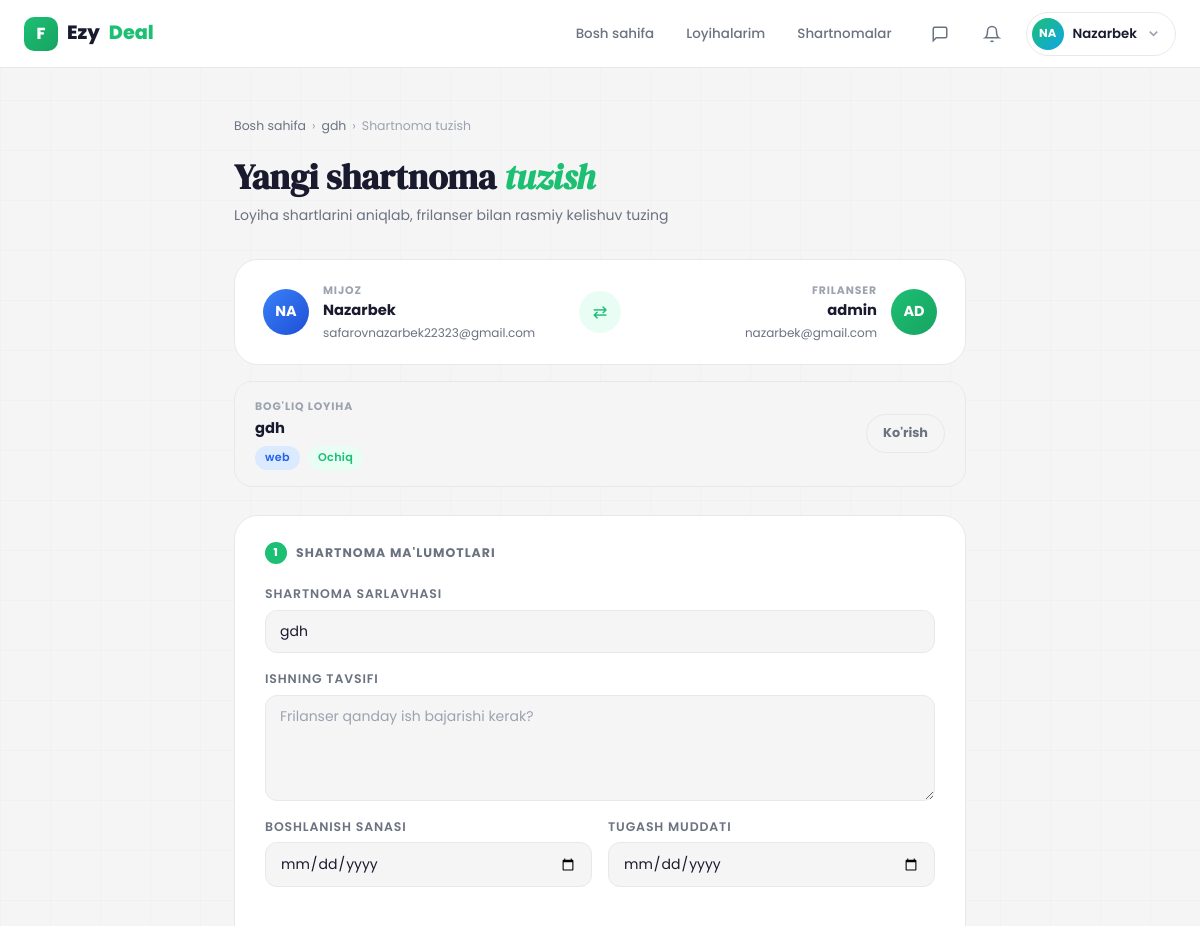
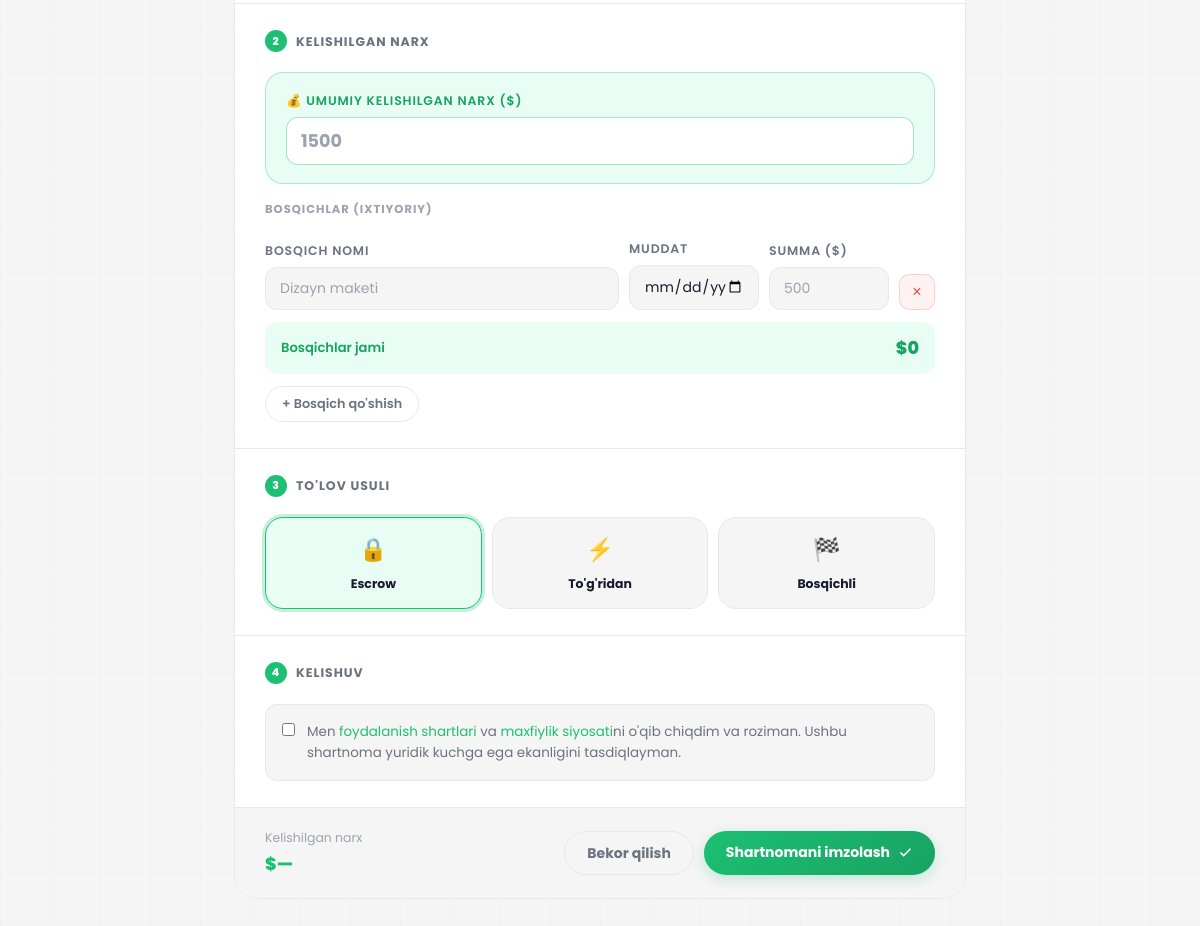
The page /contracts/create/6/6/ (signed in) on the database its author committed (2 pictures, top to bottom).
### Users/models.py (models this page shows, shortened)
class User(AbstractUser):
    ROLE_CHOICE = (
        (CLIENT, 'client'),
        (FREELANCER, 'freelancer'),
    )
    email = models.EmailField(unique=True)
    role = models.CharField(max_length=20, choices=ROLE_CHOICE)
    bio = models.TextField(blank=True, null=True)
    avatar = models.ImageField(upload_to='avatars/', blank=True, null=True)
    created_at = models.DateTimeField(auto_now_add=True)

### Projects/models.py (models this page shows, shortened)
class Project(models.Model):
    WEB = "web"
    DESIGN = "design"
    MOBILE = "mobile"
    WRITING = "writing"
    DATA = "data"
    AI = "ai"
    CATEGORY_CHOICES = [
        (WEB, "Web Development"),
        (DESIGN, "Design"),
        (MOBILE, "Mobile Development"),
        (WRITING, "Content Writing"),
        (DATA, "Data Science"),
        (AI, "AI / ML"),
    ]
    OPEN = "open"
    IN_PROGRESS = "in_progress"
    COMPLETED = "completed"
    CANCELLED = "cancelled"
    STATUS_CHOICES = (
        (OPEN, "Open"),
        (IN_PROGRESS, "In Progress"),
        (COMPLETED, "Completed"),
        (CANCELLED, "Cancelled"),
    )
    FIXED = "fixed"
    HOURLY = "hourly"
    MILESTONE = "milestone"
    BUDGET_TYPE_CHOICES = [
        (FIXED, "Fixed"),
        (HOURLY, "Hourly"),
        (MILESTONE, "Milestone"),
    ]
    ENTRY = "entry"
    INTERMEDIATE = "intermediate"
    EXPERT = "expert"
    LEVEL_CHOICES = [
        (ENTRY, "Entry"),
        (INTERMEDIATE, "Intermediate"),
        (EXPERT, "Expert"),
    ]
    client = models.ForeignKey(
        settings.AUTH_USER_MODEL,
        on_delete=models.CASCADE,
        related_name="projects"
    )
    title = models.CharField(max_length=255)
    description = models.TextField()
    category = models.CharField(max_length=20, choices=CATEGORY_CHOICES)
    budget_type = models.CharField(max_length=20, choices=BUDGET_TYPE_CHOICES, default=FIXED)
    budget_min = models.DecimalField(max_digits=12, decimal_places=2, null=True, blank=True)
    budget_max = models.DecimalField(max_digits=12, decimal_places=2, null=True, blank=True)
    level = models.CharField(max_length=20, choices=LEVEL_CHOICES, default=INTERMEDIATE)
    skills = models.TextField(blank=True, null=True)
    deadline = models.DateField()
    status = models.CharField(max_length=20, choices=STATUS_CHOICES, default=OPEN)
    created_at = models.DateTimeField(auto_now_add=True)

### Contracts/views.py (the view, shortened to what this page needs)
# urls.py: path('create/<int:project_id>/<int:freelancer_id>/', views.create_contract, name='create_contract'),
@login_required(login_url='login')
def create_contract(request, project_id, freelancer_id):
    project = get_object_or_404(Project, id=project_id)
    freelancer = get_object_or_404(User, id=freelancer_id)
    client = request.user
    if client.role != 'client':
        messages.error(request, "Faqat client contract yaratadi.")
        return redirect('home')
    if hasattr(project, 'client'):
        if project.client != client:
            messages.error(request, "Siz faqat o'zingizning projectingiz uchun contract yaratishingiz mumkin.")
            return redirect('home')
    return render(request, 'create_contract.html', {
        'project': project,
        'freelancer': freelancer
    })

### Notifications/context_processors.py (called while the page is built)
def notifications_count(request):
    if request.user.is_authenticated:
        count = request.user.notifications.filter(is_read=False).count()
        recent = list(request.user.notifications.all()[:5])
        return {'unread_notifications': count, 'recent_notifications': recent}
    return {'unread_notifications': 0, 'recent_notifications': []}

### templates/create_contract.html (shortened to what this page needs)
{% extends 'base.html' %}
{% block content %}
<div class="cc-wrap">
    <div class="breadcrumb">
        <a href="{% url 'main_client' %}">Bosh sahifa</a>
        <span>›</span>
        <a href="{% url 'project_detail' project.id %}">{{ project.title|truncatechars:30 }}</a>
        <span>›</span>
        <span>Shartnoma tuzish</span>
    </div>
    <h1 class="cc-title">Yangi shartnoma <em>tuzish</em></h1>
    <p class="cc-sub">Loyiha shartlarini aniqlab, frilanser bilan rasmiy kelishuv tuzing</p>
    <div class="parties-banner">
        <div class="party-card">
            <div class="party-avatar" style="background:linear-gradient(135deg,#3b82f6,#1d4ed8)">
                {{ request.user.username|slice:":2"|upper }}
            </div>
            <div>
                <div class="party-label">Mijoz</div>
                <div class="party-name">{{ request.user.username }}</div>
                <div class="party-role">{{ request.user.email }}</div>
            </div>
        </div>
        <div class="parties-arrow">⇄</div>
        <div class="party-card" style="justify-content:flex-end;text-align:right;">
            <div>
                <div class="party-label">Frilanser</div>
                <div class="party-name">{{ freelancer.username }}</div>
                <div class="party-role">{{ freelancer.email }}</div>
            </div>
            <div class="party-avatar" style="background:linear-gradient(135deg,var(--accent),var(--accent-dk))">
                {{ freelancer.username|slice:":2"|upper }}
            </div>
        </div>
    </div>
    <div class="project-preview">
        <div>
            <div class="project-preview-label">Bog'liq loyiha</div>
            <div class="project-preview-title">{{ project.title }}</div>
            <div class="project-preview-meta">
                {% if project.category %}
                <span class="badge badge-blue">{{ project.category }}</span>
                {% endif %}
                <span class="badge badge-green">Ochiq</span>
            </div>
        </div>
        <a href="{% url 'project_detail' project.id %}" class="btn btn-ghost" style="padding:8px 16px;font-size:.8rem;">Ko'rish</a>
    </div>
    <div class="cc-form-card">
        <form method="POST" id="contractForm">
            <div class="form-section">
                <div class="form-section-title">
                    <div class="form-section-num">1</div>
                    Shartnoma ma'lumotlari
                </div>
                <div class="form-group">
                    <label class="form-label" for="title">Shartnoma sarlavhasi</label>
                    <input class="form-input" type="text" name="title" id="title"
                           value="{{ project.title }}" placeholder="Shartnoma nomi" required>
                </div>
                <div class="form-group">
                    <label class="form-label" for="description">Ishning tavsifi</label>
                    <textarea class="form-input" name="description" id="description" rows="4"
                        placeholder="Frilanser qanday ish bajarishi kerak?"></textarea>
                </div>
                <div class="form-row-2">
                    <div class="form-group">
                        <label class="form-label" for="start_date">Boshlanish sanasi</label>
                        <input class="form-input" type="date" name="start_date" id="start_date">
                    </div>
                    <div class="form-group">
                        <label class="form-label" for="end_date">Tugash muddati</label>
                        <input class="form-input" type="date" name="end_date" id="end_date">
                    </div>
                </div>
            </div>
            <div class="form-section">
                <div class="form-section-title">
                    <div class="form-section-num">2</div>
                    Kelishilgan narx
                </div>
                <div class="agreed-price-box">
                    <div class="form-group">
                        <label class="form-label" for="agreed_price">💰 Umumiy kelishilgan narx ($)</label>
                        <input class="form-input" type="number" name="agreed_price" id="agreed_price"
                               placeholder="1500" min="0" step="0.01"
                               value="{{ bid_price|default:'' }}" required>
                    </div>
                </div>
                <div class="form-section-title" style="margin-top:8px;">
                    <span style="font-size:.72rem;color:var(--text3);">Bosqichlar (ixtiyoriy)</span>
                </div>
                <div class="milestone-list" id="milestoneList">
                    <div class="milestone-row">
                        <div class="form-group">
                            <label class="form-label">Bosqich nomi</label>
                            <input class="form-input" type="text" name="milestone_title[]" placeholder="Dizayn maketi">
                        </div>
                        <div class="form-group">
                            <label class="form-label">Muddat</label>
                            <input class="form-input" type="date" name="milestone_due[]">
                        </div>
                        <div class="form-group">
                            <label class="form-label">Summa ($)</label>
                            <input class="form-input milestone-amount" type="number"
                                   name="milestone_amount[]" placeholder="500" min="0">
                        </div>
                        <button type="button" class="milestone-delete"
                                onclick="this.closest('.milestone-row').remove();">×</button>
                    </div>
                </div>
                <div class="milestone-total">
                    <span class="milestone-total-label">Bosqichlar jami</span>
                    <span class="milestone-total-amount" id="totalAmount">$0</span>
                </div>
                <button type="button" class="add-milestone-btn" onclick="addMilestone()">
                    + Bosqich qo'shish
                </button>
            </div>
            <div class="form-section">
                <div class="form-section-title">
                    <div class="form-section-num">3</div>
                    To'lov usuli
                </div>
                <div class="payment-opts">
                    <label class="payment-opt">
                        <div class="payment-opt-icon">🔒</div>
                        <div class="payment-opt-name">Escrow</div>
                    </label>
                    <label class="payment-opt">
                        <div class="payment-opt-icon">⚡</div>
                        <div class="payment-opt-name">To'g'ridan</div>
                    </label>
                    <label class="payment-opt">
                        <div class="payment-opt-icon">🏁</div>
                        <div class="payment-opt-name">Bosqichli</div>
                    </label>
                </div>
            </div>
            <div class="form-section">
                <div class="form-section-title">
                    <div class="form-section-num">4</div>
                    Kelishuv
                </div>
                <label class="terms-check">
                    <input type="checkbox" name="agree_terms" required>
                    <span class="terms-text">
                        Men <a href="#">foydalanish shartlari</a> va
                        <a href="#">maxfiylik siyosati</a>ni o'qib chiqdim va roziman.
                        Ushbu shartnoma yuridik kuchga ega ekanligini tasdiqlayman.
                    </span>
                </label>
            </div>
        </form>
        <div class="cc-form-footer">
            <div class="footer-summary">
                <span>Kelishilgan narx</span>
                <strong id="footerPrice">$—</strong>
            </div>
            <div style="display:flex;gap:10px;flex-wrap:wrap;">
                <a href="{% url 'project_detail' project.id %}" class="btn btn-ghost">
                    Bekor qilish
                </a>
                <button type="submit" form="contractForm" class="btn btn-primary">
                    Shartnomani imzolash
                    <svg width="15" height="15" viewBox="0 0 24 24" fill="none"
                         stroke="currentColor" stroke-width="2.5">
                        <polyline points="20 6 9 17 4 12"/>
                    </svg>
                </button>
            </div>
        </div>
    </div>
</div>
{% endblock %}

### templates/base.html (shortened to what this page needs)
<!DOCTYPE html>
<html lang="uz">
<head>
</head>
<body>
<nav class="navbar">
    <div class="container">
        <a href="{% url 'logo_redirect' %}" class="nav-logo">
            <div class="logo-mark">F</div>
            Ezy<em>Deal</em>
        </a>
        <nav class="nav-links">
            {% if user.is_authenticated %}
                {% if user.role == 'freelancer' %}
                    <a href="{% url 'main_freelancer' %}" class="nav-link">Loyihalar</a>
                    <a href="{% url 'saved_projects' %}" class="nav-link">Saqlangan</a>
                    <a href="{% url 'freelancer_contract_list' %}" class="nav-link">Shartnomalar</a>
                {% else %}
                    <a href="{% url 'main_client' %}" class="nav-link">Bosh sahifa</a>
                    <a href="{% url 'myprojects' %}" class="nav-link">Loyihalarim</a>
                    <a href="{% url 'client_contract_list' %}" class="nav-link">Shartnomalar</a>
                {% endif %}
            {% else %}
                <a href="{% url 'login' %}" class="nav-link">Kirish</a>
            {% endif %}
        </nav>
        {% if user.is_authenticated %}
        <a href="{% url 'inbox' %}" class="nav-icon-btn" title="Xabarlar" style="position:relative;display:flex;align-items:center;justify-content:center;width:36px;height:36px;border-radius:50%;color:var(--text2);transition:var(--t);">
            <svg width="18" height="18" viewBox="0 0 24 24" fill="none" stroke="currentColor" stroke-width="2"><path d="M21 15a2 2 0 0 1-2 2H7l-4 4V5a2 2 0 0 1 2-2h14a2 2 0 0 1 2 2z"/></svg>
        </a>
        <a href="{% url 'notifications' %}" class="nav-icon-btn" title="Bildirishnomalar" style="position:relative;display:flex;align-items:center;justify-content:center;width:36px;height:36px;border-radius:50%;color:var(--text2);transition:var(--t);">
            <svg width="18" height="18" viewBox="0 0 24 24" fill="none" stroke="currentColor" stroke-width="2"><path d="M18 8A6 6 0 0 0 6 8c0 7-3 9-3 9h18s-3-2-3-9"/><path d="M13.73 21a2 2 0 0 1-3.46 0"/></svg>
        </a>
        <div class="profile-wrap">
            <div class="profile-btn">
                <div class="avatar">
                    {% if user.avatar %}
                        <img src="{{ user.avatar.url }}" alt="{{ user.username }}" style="width:100%;height:100%;object-fit:cover;border-radius:50%;">
                    {% else %}
                        {{ user.username|slice:":2"|upper }}
                    {% endif %}
                </div>
                <span class="uname">{{ user.username }}</span>
                <svg class="nav-icon chevron" viewBox="0 0 24 24" fill="none" stroke="currentColor" stroke-width="2.5">
                    <polyline points="6 9 12 15 18 9"/>
                </svg>
            </div>
        </div>
        {% else %}
        <a href="{% url 'register' %}" class="btn btn-primary btn-sm">Boshlash →</a>
        {% endif %}
    </div>
</nav>
<main class="main">
    {% block content %}{% endblock %}
</main>
</body>
</html>

### rows shown on the page
User: username "NA", username "Nazarbek", user.username "NA", user.username "Nazarbek", user.email "safarovnazarbek22323@gmail.com"
Project: title "gdh", category "web"
User: username "admin", email "nazarbek@gmail.com", username "AD"
